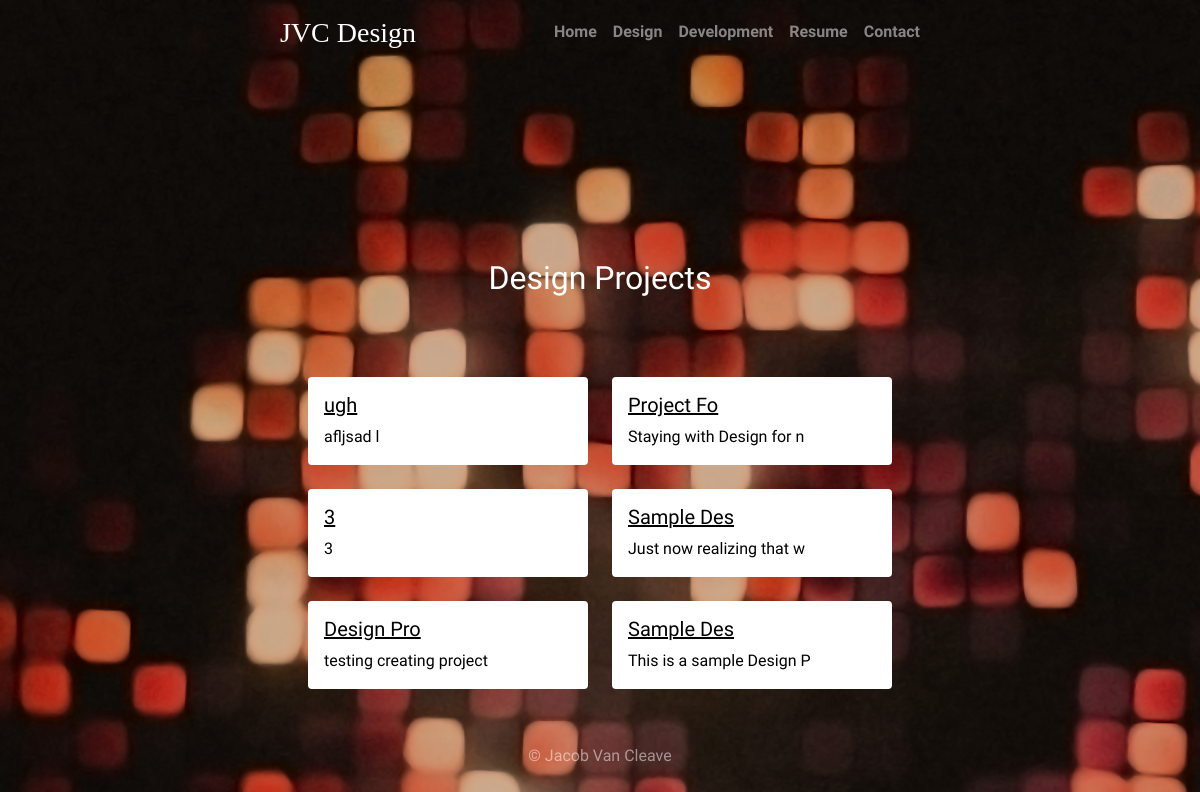
The app's page /portfolio/design_projects/, older data.
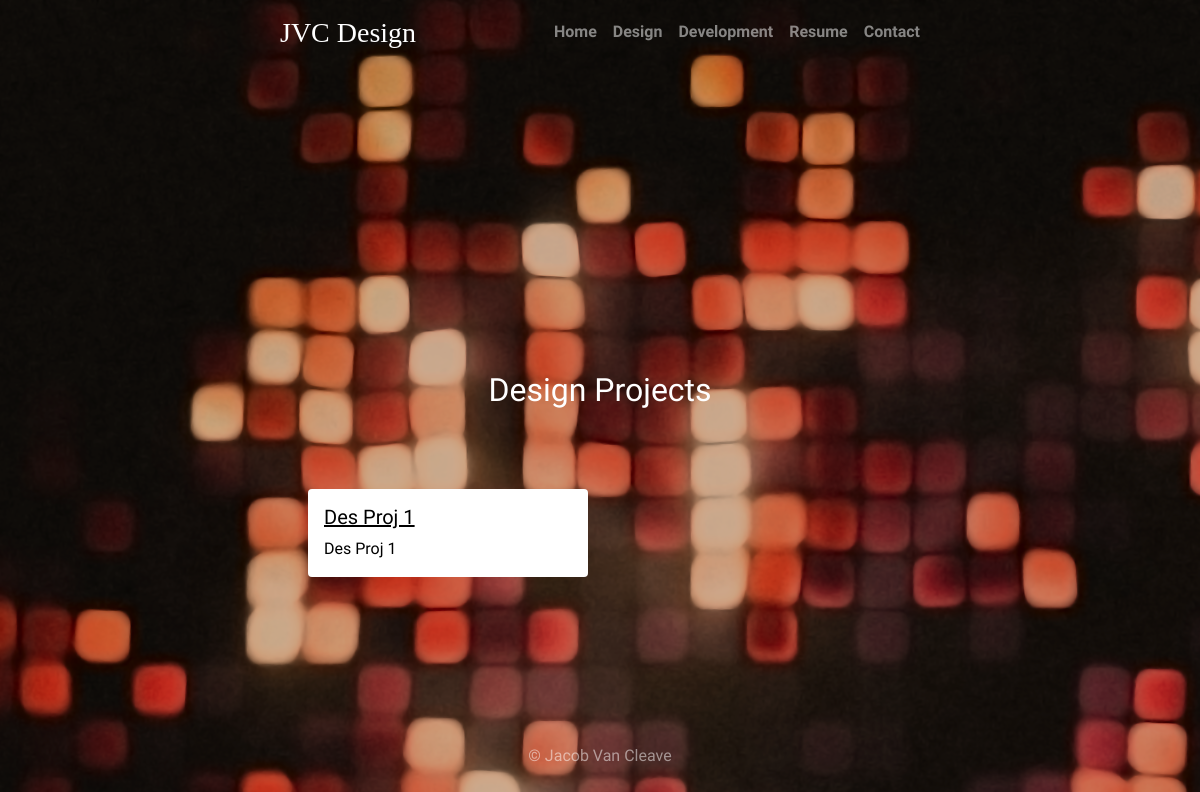
The same page, newer data.
### jvc_portfolio/models.py (models this page shows, shortened)
class Project(models.Model):
    DESIGN = 'DES'
    DEVELOPMENT = 'DEV'
    PROJECT_TYPE = [
        (DESIGN, 'Design'),
        (DEVELOPMENT, 'Development'),
    ]
    title = models.CharField(max_length=200)
    created_on = models.DateTimeField(auto_now_add=True)
    project_type = models.CharField(max_length=3, choices=PROJECT_TYPE, default=DEVELOPMENT)
    image = models.ImageField(null=True, blank=True, upload_to="images/proj/")
    about = models.TextField()
    class Meta:
        ordering = ['-created_on']

### jvc_portfolio/views.py (the view)
# urls.py: path('design_projects/', views.DesignProjectList.as_view(), name='design_project_list'),
class DesignProjectList(ListView):
    model = Project
    form_class = ProjectForm
    template_name = 'portfolio/design_list.html'
    def get_context_data(self, *args, **kwargs):
        context = super(DesignProjectList, self).get_context_data(*args, **kwargs)
        des_proj_list = Project.objects.filter(project_type='DES')
        designs = Design.objects.all()
        context['des_proj_list'] = des_proj_list
        context['designs'] = designs
        context['form'] = ProjectForm
        return context

### jvc_portfolio/templates/portfolio/design_list.html (shortened to what this page needs)
{% extends "core/base.html" %}
{% load static %}
{% block content %}
    <div class="container-fluid mb-4">
        <div class="row mb-4 ps-2 pe-2 pb-5">
            <h2 class="list-title">Design Projects</h2>
        </div>
        <div class="row row-cols-1 row-cols-md-2">
            {% for proj in des_proj_list %}
                <div class="col">
                    <div class="card mb-4 border-0">
                        <div class="card-body">
                                <h5 class="card-title">
                                    <a class="card-link" href="{% url 'design_project_detail' proj.pk %}">
                                        {{ proj.title | slice:10 }}
                                    </a>
                                </h5>
                            <p class="card-text">{{ proj.about | slice:25 }}</p>
                        </div>
                    </div>
                </div>
            {% endfor %}
        </div>
    </div>
{% endblock content %}

Row changes from the older to the newer data that the page shows:
removed Project: title "ugh", about "afljsad l"
removed Project: title "Project Fo", about "Staying with Design for n"
removed Project: title "3", about "3"
removed Project: title "Sample Des", about "Just now realizing that w"
no longer on this page (row edited): Project: title "Design Pro", about "testing creating project"
removed Project: title "Sample Des", about "This is a sample Design P"
added Project: title "Des Proj 1", about "Des Proj 1"
